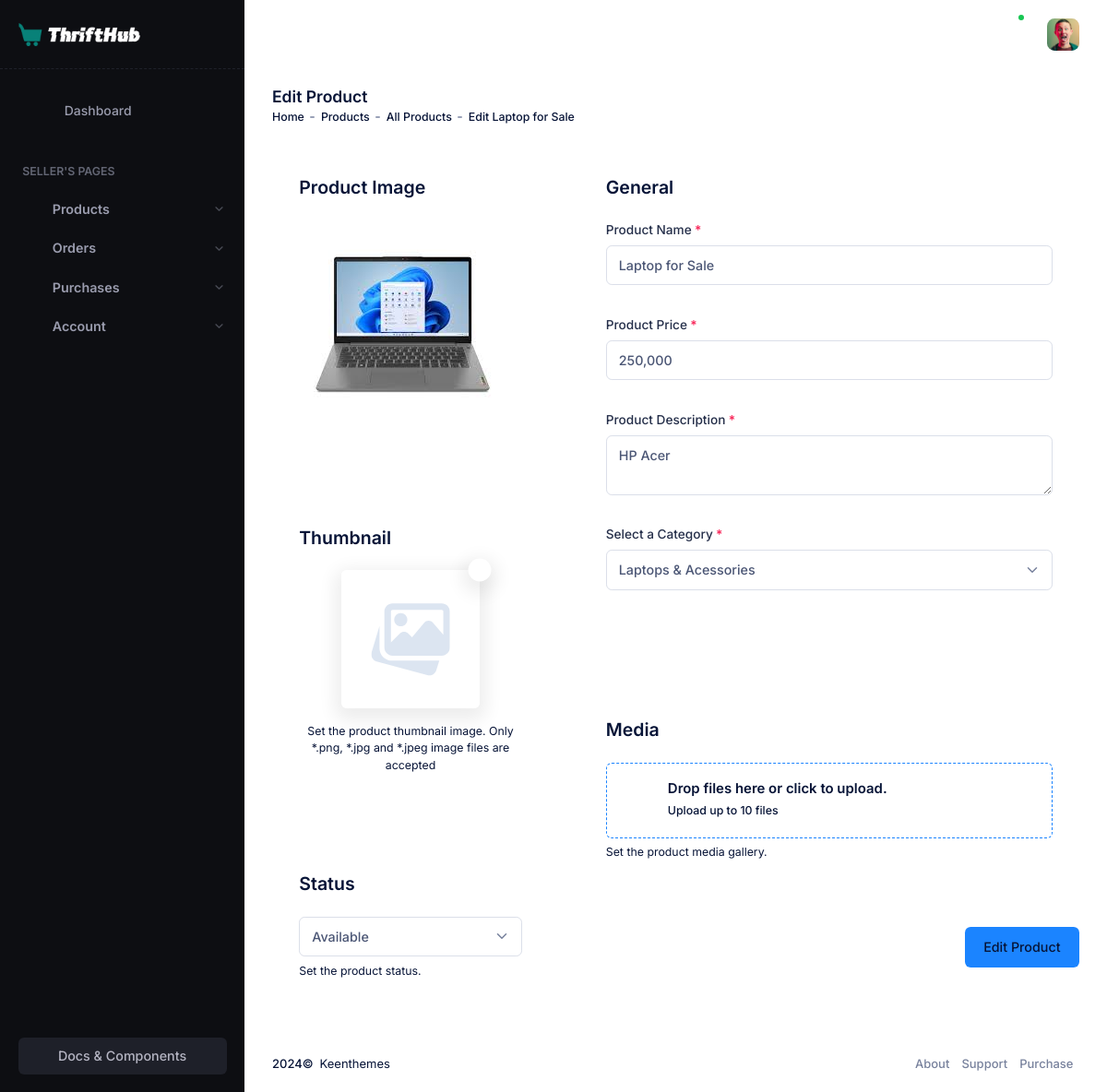
/product/laptop-thb00001/ (signed in), run on the app's committed database.
### user_dashboard/models.py (models this page shows, shortened)
class Sales(models.Model):
    product_name = models.CharField(max_length=100)
    product_price = models.BigIntegerField()
    category = models.ForeignKey(Category, on_delete=models.CASCADE)
    sku = models.CharField(max_length=20, unique=True, editable=False)
    slug = models.SlugField(unique=True)
    status = models.CharField(max_length=20)
    description = models.TextField(default='No description')
    image = models.ImageField(upload_to='sales_images/')
    user = models.ForeignKey(UserProfile, on_delete=models.CASCADE, default=2)

### admin_dashboard/models.py (models this page shows, shortened)
class Category(models.Model):
    category_name = models.CharField(max_length=100)
    slug = models.SlugField(unique=True)

### user_dashboard/views.py (the view)
# urls.py: path('product/<slug:slug>/', views.product_detail, name='product_detail'),
@login_required
def product_detail(request, slug):
    product = get_object_or_404(Sales, slug=slug)
    categories = Category.objects.all()
    context = {
        'product': product,
        'categories': categories
    }
    return render(request, 'user-templates/edit-product.html', context)

### templates/user-templates/edit-product.html (shortened to what this page needs)
{% extends 'layouts/user-base.html' %}
{%load static %}
{% load humanize %}
{%block link %}
        <link href="{% static 'assets/plugins/custom/datatables/datatables.bundle.css' %}" rel="stylesheet" type="text/css"/>
{%endblock%}
{%block content %}
<div  class="page-title d-flex flex-column justify-content-center flex-wrap me-3 ">
    <h1 class="page-heading d-flex text-gray-900 fw-bold fs-3 flex-column justify-content-center my-0">
        Edit Product
            </h1>
        <ul class="breadcrumb breadcrumb-separatorless fw-semibold fs-7 my-0 pt-1">
                                    <li class="breadcrumb-item text-muted">
                                                    <a href="{% url 'user_dashboard:dashboard_user' %}" class="text-muted text-hover-primary">
                                Home                            </a>
                                            </li>
                    <li class="breadcrumb-item">
                        <span class="bullet bg-gray-500 w-5px h-2px"></span>
                    </li>
                    <li class="breadcrumb-item text-muted">
                                            Products</li>
                    <li class="breadcrumb-item">
                        <span class="bullet bg-gray-500 w-5px h-2px"></span>
                    </li>
                        <li class="breadcrumb-item text-muted">
                            <a href="{% url 'user_dashboard:all_products' %}" class="text-muted text-hover-primary">All Products </a>
                        </li>
                            <li class="breadcrumb-item">
                                <span class="bullet bg-gray-500 w-5px h-2px"></span>
                            </li>
                    <li class="breadcrumb-item text-muted">
                        Edit {{product.product_name}}</li>
                    </ul>
    </div>
        </div>
    </div>
    <div id="kt_app_content" class="app-content  flex-column-fluid " >
        <div id="kt_app_content_container" class="app-container  container-xxl ">
            <form id="" method="POST" action="{% url 'user_dashboard:update_product' slug=product.slug %}" class="form d-flex flex-column flex-lg-row" enctype="multipart/form-data">
                <div class="d-flex flex-column gap-7 gap-lg-10 w-100 w-lg-300px mb-7 me-lg-10" data-select2-id="select2-data-132-wt1a">
            <div class="card card-flush py-4">
                <div class="card-header">
                    <div class="card-title">
                        <h2>Product Image</h2>
                    </div>
                </div>
                <div class="card-body pt-0">
                    <img src="../../media/{{product.image}}">
                </div>
            </div>
            <div class="card card-flush py-4">
                <div class="card-header">
                    <div class="card-title">
                        <h2>Thumbnail</h2>
                    </div>
                </div>
                <div class="card-body text-center pt-0">
                    <div class="image-input image-input-empty image-input-outline image-input-placeholder mb-3" data-kt-image-input="true">
                            <div class="image-input-wrapper w-150px h-150px"></div>
                        <label class="btn btn-icon btn-circle btn-active-color-primary w-25px h-25px bg-body shadow" data-kt-image-input-action="change" data-bs-toggle="tooltip" aria-label="Change avatar" data-bs-original-title="Change avatar" data-kt-initialized="1">
                            <i class="fa fa-pencil fs-7"></i>
                        </label>
                    </div>
                    <div class="text-muted fs-7">Set the product thumbnail image. Only *.png, *.jpg and *.jpeg image files are accepted</div>
                </div>
            </div>
            <div class="card card-flush py-4">
                <div class="card-header">
                    <div class="card-title">
                        <h2>Status</h2>
                    </div>
                </div>
                <div class="card-body pt-0">
                    <select class="form-select mb-2" data-control="select2" data-hide-search="true" data-placeholder="Select an option" name="status">
                        <option value="{{product.status}}" selected>{{product.status|capfirst}}</option>
                    </select>
                    <div class="text-muted fs-7">Set the product status.</div>
                </div>
            </div>
        </div>
            <div class="d-flex flex-column flex-row-fluid gap-7 gap-lg-10">
                <div class="card card-flush py-4">
                    <div class="card-header">
                        <div class="card-title">
                            <h2>General</h2>
                        </div>
                    </div>
                        <div class="card-body pt-0">
                            <div class="mb-10 fv-row">
                                <label class="required form-label">Product Name</label>
                                <input type="text" name="product_name" class="form-control mb-2" placeholder="Product name" value="{{product.product_name}}" required>
                            </div>
                            <div class="mb-10 fv-row">
                                <label class="required form-label">Product Price</label>
                                <input type="text" name="product_price" class="form-control mb-2" placeholder="Product Price: " value="{{product.product_price|intcomma}}" required>
                            </div>
                            <div class="mb-10 fv-row">
                                <label class="required form-label">Product Description</label>
                                {%if product.description == 'No description' %}
                                    <textarea name="description" class="form-control mb-2" required>No description</textarea>
                                {%else%}
                                    <textarea name="description" class="form-control mb-2" required>{{product.description}}</textarea>
                                {%endif%}
                            </div>
                            <div class="mb-10 fv-row">
                                <label class="required form-label">Select a Category</label>
                                <select class="form-select mb-2" data-control="select2" data-hide-search="true" data-placeholder="Select a Category" name="category" id="">
                                        <option value="{{ product.category.id }}" selected>{{product.category.category_name}}</option>
                                </select>
                            </div>
                        </div>
                </div>
                <div class="card card-flush py-4">
                    <div class="card-header">
                        <div class="card-title">
                            <h2>Media</h2>
                        </div>
                    </div>
                    <div class="card-body pt-0">
                        <div class="fv-row mb-2">
                            <div class="dropzone" id="kt_ecommerce_add_product_media">
                                <div class="dz-message needsclick">
                                    <i class="fa fa-images text-primary fs-3x"></i>
                                    <div class="ms-4">
                                        <h3 class="fs-5 fw-bold text-gray-900 mb-1">Drop files here or click to upload.</h3>
                                        <span class="fs-7 fw-semibold text-gray-500">Upload up to 10 files</span>
                                    </div>
                                </div>
                            </div>
                        </div>
                        <div class="text-muted fs-7">Set the product media gallery.</div>
                    </div>
                </div>
                <div class="d-flex justify-content-end">
                    <button type="submit"  class="btn btn-primary">
                        <span class="indicator-label">
                           Edit Product
                        </span>
                    </button>
                </div>
            </div>
            </form>
    </div>
    </div>
                                    </div>
    {%endblock%}

### data on the page
Sales: product_name "Laptop for Sale", image (picture), status "Available", product_price "250,000", description "HP Acer", category "Laptops & Acessories"
